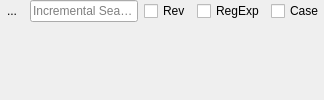
  <widget class="QWidget" name="centralwidget">
   <layout class="QVBoxLayout" name="verticalLayout">
    <property name="leftMargin">
     <number>0</number>
    </property>
    <property name="topMargin">
     <number>0</number>
    </property>
    <property name="rightMargin">
     <number>0</number>
    </property>
    <property name="bottomMargin">
     <number>0</number>
    </property>
    <item>
     <widget class="QFrame" name="incrementalSearchFrame">
      <property name="frameShape">
       <enum>QFrame::NoFrame</enum>
      </property>
      <layout class="QHBoxLayout" name="horizontalLayout">
       <property name="leftMargin">
        <number>0</number>
       </property>
       <property name="topMargin">
        <number>0</number>
       </property>
       <property name="rightMargin">
        <number>0</number>
       </property>
       <property name="bottomMargin">
        <number>0</number>
       </property>
       <item>
        <widget class="QToolButton" name="buttonIFind">
         <property name="focusPolicy">
          <enum>Qt::NoFocus</enum>
         </property>
         <property name="text">
          <string>...</string>
         </property>
         <property name="icon">
          <iconset theme="edit-find">
           <normaloff>.</normaloff>.</iconset>
         </property>
         <property name="autoRaise">
          <bool>true</bool>
         </property>
         <property name="arrowType">
          <enum>Qt::NoArrow</enum>
         </property>
        </widget>
       </item>
       <item>
        <widget class="QLineEdit" name="editIFind">
         <property name="focusPolicy">
          <enum>Qt::ClickFocus</enum>
         </property>
         <property name="placeholderText">
          <string>Incremental Search</string>
         </property>
         <property name="clearButtonEnabled">
          <bool>true</bool>
         </property>
        </widget>
       </item>
       <item>
        <widget class="QCheckBox" name="checkIFindReverse">
         <property name="focusPolicy">
          <enum>Qt::NoFocus</enum>
         </property>
         <property name="toolTip">
          <string>Search Backward</string>
         </property>
         <property name="text">
          <string>Rev</string>
         </property>
        </widget>
       </item>
       <item>
        <widget class="QCheckBox" name="checkIFindRegex">
         <property name="focusPolicy">
          <enum>Qt::NoFocus</enum>
         </property>
         <property name="toolTip">
          <string>Regular Expression</string>
         </property>
         <property name="text">
          <string>RegExp</string>
         </property>
        </widget>
       </item>
       <item>
        <widget class="QCheckBox" name="checkIFindCase">
         <property name="focusPolicy">
          <enum>Qt::NoFocus</enum>
         </property>
         <property name="toolTip">
          <string>Case Sensitive</string>
         </property>
         <property name="text">
          <string>Case</string>
         </property>
        </widget>
       </item>
      </layout>
     </widget>
    </item>
    <item>
     <widget class="TabWidget" name="tabWidget">
      <property name="focusPolicy">
       <enum>Qt::NoFocus</enum>
      </property>
      <property name="contextMenuPolicy">
       <enum>Qt::CustomContextMenu</enum>
      </property>
      <property name="documentMode">
       <bool>true</bool>
      </property>
      <property name="tabsClosable">
       <bool>false</bool>
      </property>
     </widget>
    </item>
   </layout>
  </widget>
